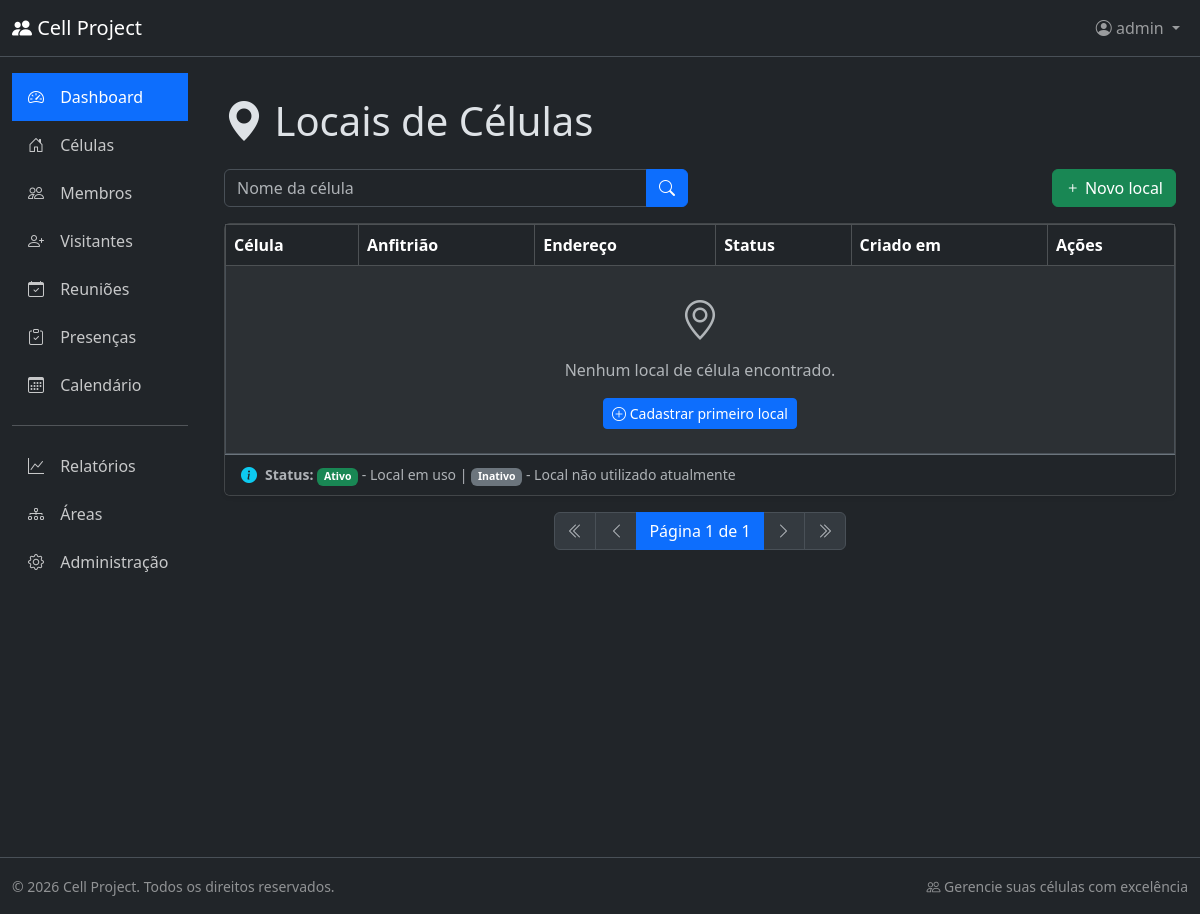
The page /cell_locations/list/ (signed in) on the database as committed earlier.
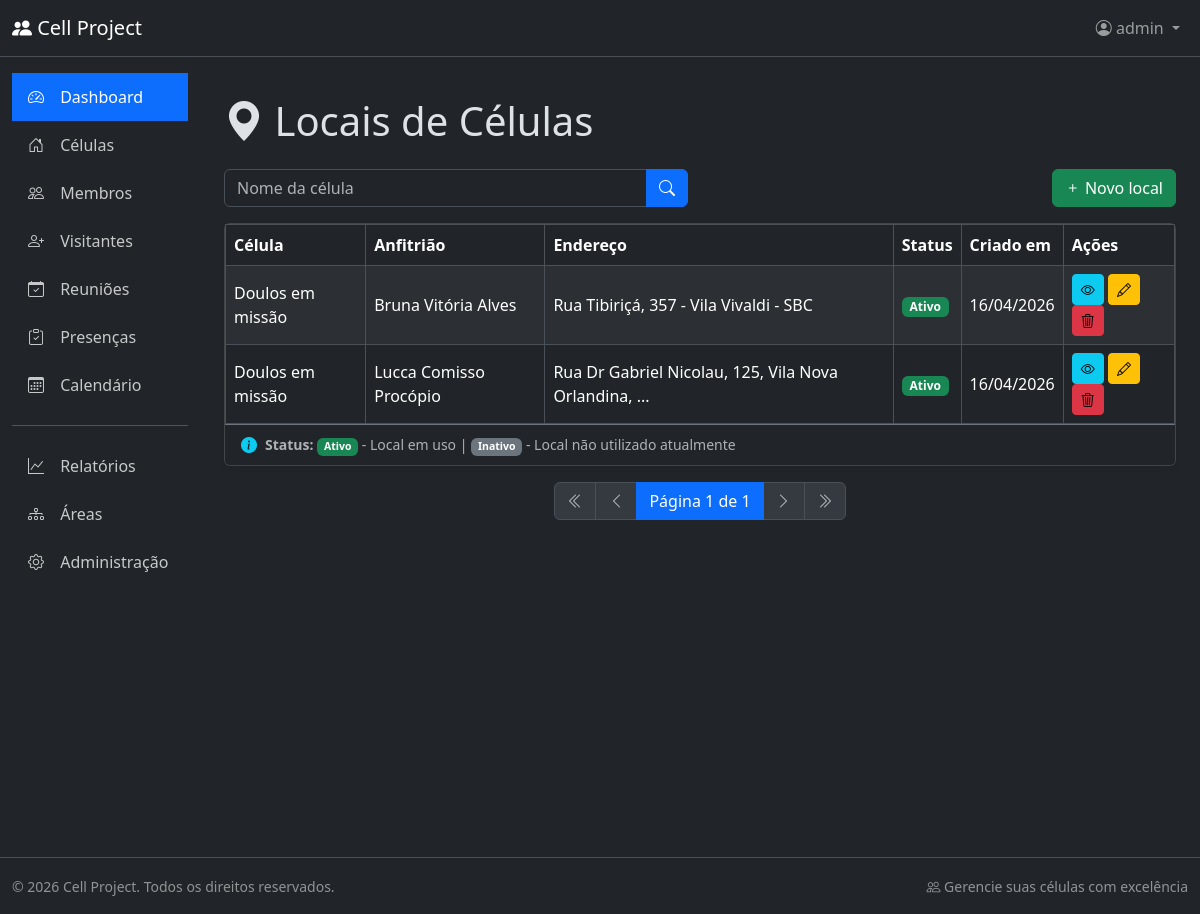
The same page on the database as committed later.
### cell_locations/models.py (models this page shows, shortened)
class CellLocation(BaseModel):
    cell = models.ForeignKey(
        Cell,
        on_delete=models.CASCADE,
        related_name="locations",
        verbose_name="Célula",
    )
    host = models.ForeignKey(
        Host,
        on_delete=models.SET_NULL,
        null=True,
        blank=True,
        related_name="cell_locations",
        verbose_name="Anfitrião",
    )
    address = models.TextField(verbose_name="Endereço")
    is_active = models.BooleanField(
        default=True, db_index=True, verbose_name="Ativo"
    )
    notes = models.TextField(blank=True, verbose_name="Observações")
    class Meta:
        db_table = "cell_location"
        verbose_name = "Local de Célula"
        verbose_name_plural = "Locais de Células"
        ordering = ["-is_active", "cell__name"]
        indexes = [
            models.Index(fields=["cell", "is_active"]),
            models.Index(fields=["host"]),
        ]
    @property
    def short_address(self):
        return (
            self.address[:50] + "..."
            if len(self.address) > 50
            else self.address
        )
    @property
    def host_name(self):
        if self.host:
            return self.host.person.full_name
        return "No host assigned"

### cells/models.py (models this page shows, shortened)
class Cell(BaseModel):
    name = models.CharField(max_length=100, db_index=True, verbose_name="Nome")
    area = models.ForeignKey(
        Area,
        on_delete=models.PROTECT,
        related_name="cells",
        verbose_name="Área",
    )
    mag_branch = models.ForeignKey(
        MagBranch,
        on_delete=models.PROTECT,
        null=True,
        blank=True,
        related_name="cells",
        verbose_name="Ramificação MAG",
    )
    cgsbc = models.CharField(
        max_length=100,
        blank=True,
        help_text="Church name for non-MAG cells",
        verbose_name="CGSBC",
    )
    notes = models.TextField(blank=True, verbose_name="Observações")
    class Meta:
        db_table = 'cell'
        verbose_name = 'Célula'
        verbose_name_plural = 'Células'
        ordering = ['name']
        indexes = [
            models.Index(fields=['area']),
            models.Index(fields=['mag_branch']),
        ]

### hosts/models.py (models this page shows, shortened)
class Host(BaseModel):
    person = models.ForeignKey(
        Person,
        on_delete=models.CASCADE,
        related_name="host_locations",
        verbose_name="Anfitrião",
    )
    full_address = models.TextField(verbose_name="Endereço Completo")
    notes = models.TextField(blank=True, verbose_name="Observações")
    class Meta:
        db_table = "host"
        verbose_name = "Local de Anfitrião"
        verbose_name_plural = "Locais de Anfitriões"
        ordering = ["person__full_name"]
        indexes = [
            models.Index(fields=["person"]),
        ]

### person/models.py (models this page shows, shortened)
class Person(BaseModel):
    class Genders(models.TextChoices):
        MALE = "M", "Masculino"
        FEMALE = "F", "Feminino"
    class MaritalStatuses(models.TextChoices):
        SINGLE = "SINGLE", "Solteiro(a)"
        MARRIED = "MARRIED", "Casado(a)"
        WIDOWED = "WIDOWED", "Viúvo(a)"
        SEPARATED = (
            "SEPARATED",
            "Separado(a)",
        )
    full_name = models.CharField(
        max_length=200, db_index=True, verbose_name="Nome Completo"
    )
    address = models.TextField(verbose_name="Endereço")
    gender = models.CharField(
        max_length=1, choices=Genders.choices, verbose_name="Gênero"
    )
    marital_status = models.CharField(
        max_length=20,
        choices=MaritalStatuses.choices,
        verbose_name="Estado Civil",
    )
    birth_date = models.DateField(verbose_name="Data de Nascimento")
    phone = models.CharField(
        max_length=20, db_index=True, verbose_name="Telefone"
    )
    notes = models.TextField(blank=True, verbose_name="Observações")
    class Meta:
        db_table = "person"
        verbose_name = "Pessoa"
        verbose_name_plural = "Pessoas"
        ordering = ["full_name"]
        indexes = [
            models.Index(fields=["full_name"]),
            models.Index(fields=["phone"]),
        ]

### cell_locations/views.py (the view)
# urls.py: path('cell_locations/list/', views.CellLocationListView.as_view(), name='cell_location_list'),
class CellLocationListView(ListView):
    model = models.CellLocation
    template_name = 'cell_location_list.html'
    context_object_name = 'cell_locations'
    def get_queryset(self):
        queryset = super().get_queryset()
        cell_name = self.request.GET.get('cell_name')
        if cell_name:
            queryset = queryset.filter(cell__name__icontains=cell_name)
        return queryset

### cell_locations/templates/cell_location_list.html (shortened to what the changed rows need)
{% extends 'base.html' %}
{% block page_heading %}
  <div class="d-flex justify-content-between align-items-center">
    <span><i class="bi bi-geo-alt-fill"></i> Locais de Células</span>
  </div>
{% endblock %}
{% block content %}
<div class="card shadow-sm">
    <div class="card-body p-0">
        <div class="table-responsive">
            <table class="table table-hover table-striped table-bordered align-middle mb-0">
                <thead class="table-dark">
                    <tr>
                        <th>Célula</th>
                        <th>Anfitrião</th>
                        <th>Endereço</th>
                        <th>Status</th>
                        <th>Criado em</th>
                        <th>Ações</th>
                    </tr>
                </thead>
                <tbody>
                    {% for location in cell_locations %}
                    <tr>
                        <td>{{ location.cell.name }}</td>
                        <td>{{ location.host_name }}</td>
                        <td>{{ location.short_address }}</td>
                        <td>
                            {% if location.is_active %}
                                <span class="badge bg-success">Ativo</span>
                            {% else %}
                                <span class="badge bg-secondary">Inativo</span>
                            {% endif %}
                        </td>
                        <td>{{ location.created_at|date:"d/m/Y" }}</td>
                        <td>
                            <a href="{% url 'cell_location_detail' location.id %}" class="btn btn-info btn-sm" data-bs-toggle="tooltip" title="Visualizar">
                                <i class="bi bi-eye"></i>
                            </a>
                            <a href="{% url 'cell_location_update' location.id %}" class="btn btn-sm btn-warning" data-bs-toggle="tooltip" title="Editar">
                                <i class="bi bi-pencil"></i>
                            </a>
                            <a href="{% url 'cell_location_delete' location.id %}" class="btn btn-sm btn-danger text-black" data-bs-toggle="tooltip" title="Excluir">
                                <i class="bi bi-trash3"></i>
                            </a>
                        </td>
                    </tr>
                    {% empty %}
                    <tr>
                        <td colspan="6" class="text-center py-4 text-muted">
                            <i class="bi bi-geo-alt fs-1"></i>
                            <p class="mt-2 mb-0">Nenhum local de célula encontrado.</p>
                            <a href="{% url 'cell_location_create' %}" class="btn btn-sm btn-primary mt-3">
                                <i class="bi bi-plus-circle"></i> Cadastrar primeiro local
                            </a>
                        </td>
                    </tr>
                    {% endfor %}
                </tbody>
            </table>
        </div>
    </div>
</div>
{% endblock %}

Rows that differ between the two databases and show on the page:
added CellLocation: cell.name "Doulos em missão", host_name "Bruna Vitória Alves", short_address "Rua Tibiriçá, 357 - Vila Vivaldi - SBC", is_active "Ativo", created_at "16/04/2026"
added CellLocation: cell.name "Doulos em missão", host_name "Lucca Comisso Procópio", short_address "Rua Dr Gabriel Nicolau, 125, Vila Nova Orlandina, ...", is_active "Ativo", created_at "16/04/2026"
Other text that changed with them:
text no longer shown: "Nenhum local de célula encontrado. Cadastrar primeiro local"
